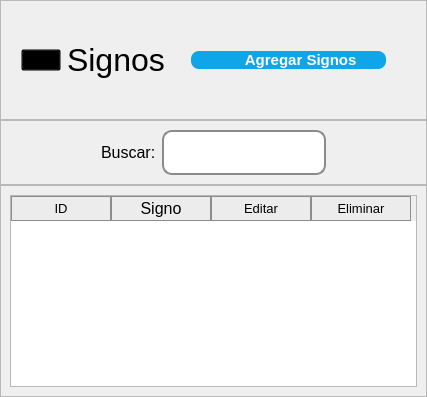
            <widget class="QWidget" name="pagSigno">
             <layout class="QVBoxLayout" name="verticalLayout_20">
              <property name="spacing">
               <number>0</number>
              </property>
              <property name="leftMargin">
               <number>0</number>
              </property>
              <property name="topMargin">
               <number>0</number>
              </property>
              <property name="rightMargin">
               <number>0</number>
              </property>
              <property name="bottomMargin">
               <number>0</number>
              </property>
              <item alignment="Qt::AlignTop">
               <widget class="QFrame" name="frame_29">
                <property name="minimumSize">
                 <size>
                  <width>0</width>
                  <height>120</height>
                 </size>
                </property>
                <property name="frameShape">
                 <enum>QFrame::StyledPanel</enum>
                </property>
                <property name="frameShadow">
                 <enum>QFrame::Raised</enum>
                </property>
                <layout class="QHBoxLayout" name="horizontalLayout_16">
                 <property name="leftMargin">
                  <number>20</number>
                 </property>
                 <property name="topMargin">
                  <number>20</number>
                 </property>
                 <property name="rightMargin">
                  <number>20</number>
                 </property>
                 <property name="bottomMargin">
                  <number>20</number>
                 </property>
                 <item>
                  <widget class="QPushButton" name="pushButton_19">
                   <property name="styleSheet">
                    <string notr="true">QPushButton{
	background-color: transparent;
}</string>
                   </property>
                   <property name="text">
                    <string/>
                   </property>
                   <property name="icon">
                    <iconset>
                     <normaloff>img/signosPag.svg</normaloff>img/signosPag.svg</iconset>
                   </property>
                   <property name="iconSize">
                    <size>
                     <width>80</width>
                     <height>80</height>
                    </size>
                   </property>
                  </widget>
                 </item>
                 <item>
                  <widget class="QLabel" name="lblBienvenenida_6">
                   <property name="sizePolicy">
                    <sizepolicy hsizetype="Preferred" vsizetype="Expanding">
                     <horstretch>0</horstretch>
                     <verstretch>0</verstretch>
                    </sizepolicy>
                   </property>
                   <property name="font">
                    <font>
                     <family>Arial</family>
                     <pointsize>24</pointsize>
                    </font>
                   </property>
                   <property name="text">
                    <string>Signos</string>
                   </property>
                  </widget>
                 </item>
                 <item>
                  <widget class="QPushButton" name="btnAgregarCita_3">
                   <property name="sizePolicy">
                    <sizepolicy hsizetype="Expanding" vsizetype="Fixed">
                     <horstretch>0</horstretch>
                     <verstretch>0</verstretch>
                    </sizepolicy>
                   </property>
                   <property name="maximumSize">
                    <size>
                     <width>16777215</width>
                     <height>16777215</height>
                    </size>
                   </property>
                   <property name="font">
                    <font>
                     <family>Arial</family>
                     <pointsize>11</pointsize>
                     <weight>75</weight>
                     <bold>true</bold>
                    </font>
                   </property>
                   <property name="cursor">
                    <cursorShape>PointingHandCursor</cursorShape>
                   </property>
                   <property name="layoutDirection">
                    <enum>Qt::LeftToRight</enum>
                   </property>
                   <property name="styleSheet">
                    <string notr="true">QPushButton{
	background-color: #0EA5E9;
	border: none;
	padding-left: 10px;
	padding-right: 10px;
	color: #fff;
	margin-left: 20px;
	margin-right: 20px;
	border-radius: 8px;
}

QPushButton::hover{
	background-color: #0284c7;
}</string>
                   </property>
                   <property name="text">
                    <string>      Agregar Signos</string>
                   </property>
                   <property name="icon">
                    <iconset>
                     <normaloff>img/add.svg</normaloff>img/add.svg</iconset>
                   </property>
                   <property name="iconSize">
                    <size>
                     <width>20</width>
                     <height>50</height>
                    </size>
                   </property>
                  </widget>
                 </item>
                </layout>
               </widget>
              </item>
              <item alignment="Qt::AlignTop">
               <widget class="QFrame" name="frame_28">
                <property name="minimumSize">
                 <size>
                  <width>0</width>
                  <height>55</height>
                 </size>
                </property>
                <property name="frameShape">
                 <enum>QFrame::StyledPanel</enum>
                </property>
                <property name="frameShadow">
                 <enum>QFrame::Raised</enum>
                </property>
                <layout class="QHBoxLayout" name="horizontalLayout_17">
                 <property name="leftMargin">
                  <number>100</number>
                 </property>
                 <property name="rightMargin">
                  <number>100</number>
                 </property>
                 <item>
                  <widget class="QLabel" name="label_34">
                   <property name="sizePolicy">
                    <sizepolicy hsizetype="Preferred" vsizetype="Preferred">
                     <horstretch>0</horstretch>
                     <verstretch>0</verstretch>
                    </sizepolicy>
                   </property>
                   <property name="font">
                    <font>
                     <family>Arial</family>
                     <pointsize>12</pointsize>
                    </font>
                   </property>
                   <property name="text">
                    <string>Buscar:</string>
                   </property>
                  </widget>
                 </item>
                 <item>
                  <widget class="QLineEdit" name="inpBusquedaCitas_3">
                   <property name="sizePolicy">
                    <sizepolicy hsizetype="Expanding" vsizetype="MinimumExpanding">
                     <horstretch>0</horstretch>
                     <verstretch>0</verstretch>
                    </sizepolicy>
                   </property>
                   <property name="font">
                    <font>
                     <family>Arial</family>
                     <pointsize>12</pointsize>
                    </font>
                   </property>
                   <property name="styleSheet">
                    <string notr="true">QLineEdit{
	border-radius: 10px;
	border: 2px solid #8B8B8B;
	padding: 10px;
	color: #525252;
}</string>
                   </property>
                   <property name="text">
                    <string/>
                   </property>
                   <property name="alignment">
                    <set>Qt::AlignCenter</set>
                   </property>
                  </widget>
                 </item>
                </layout>
               </widget>
              </item>
              <item>
               <widget class="QFrame" name="frame_30">
                <property name="sizePolicy">
                 <sizepolicy hsizetype="Preferred" vsizetype="Expanding">
                  <horstretch>0</horstretch>
                  <verstretch>0</verstretch>
                 </sizepolicy>
                </property>
                <property name="frameShape">
                 <enum>QFrame::StyledPanel</enum>
                </property>
                <property name="frameShadow">
                 <enum>QFrame::Raised</enum>
                </property>
                <layout class="QVBoxLayout" name="verticalLayout_2">
                 <item>
                  <widget class="QTableWidget" name="tblCitas_3">
                   <property name="font">
                    <font>
                     <family>Arial</family>
                     <pointsize>12</pointsize>
                    </font>
                   </property>
                   <property name="styleSheet">
                    <string notr="true">QHeaderView::section{
	background-color: #ECECEC;
	border: 1px solid #8d8d8d;
}</string>
                   </property>
                   <property name="textElideMode">
                    <enum>Qt::ElideMiddle</enum>
                   </property>
                   <column>
                    <property name="text">
                     <string>ID</string>
                    </property>
                    <property name="font">
                     <font>
                      <family>Arial</family>
                      <pointsize>10</pointsize>
                     </font>
                    </property>
                   </column>
                   <column>
                    <property name="text">
                     <string>Signo</string>
                    </property>
                   </column>
                   <column>
                    <property name="text">
                     <string>Editar</string>
                    </property>
                    <property name="font">
                     <font>
                      <family>Arial</family>
                      <pointsize>10</pointsize>
                     </font>
                    </property>
                   </column>
                   <column>
                    <property name="text">
                     <string>Eliminar</string>
                    </property>
                    <property name="font">
                     <font>
                      <family>Arial</family>
                      <pointsize>10</pointsize>
                     </font>
                    </property>
                   </column>
                  </widget>
                 </item>
                </layout>
               </widget>
              </item>
             </layout>
            </widget>
